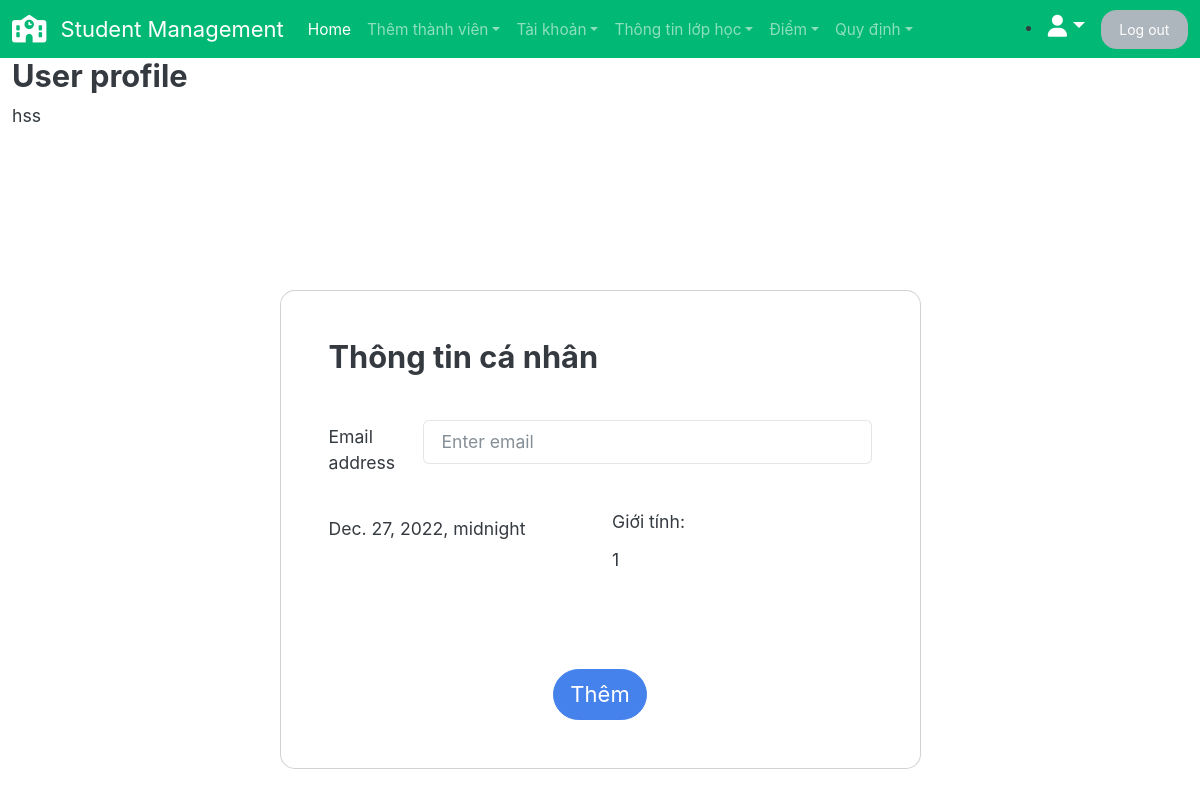
The app's page /profile (signed in), older data.
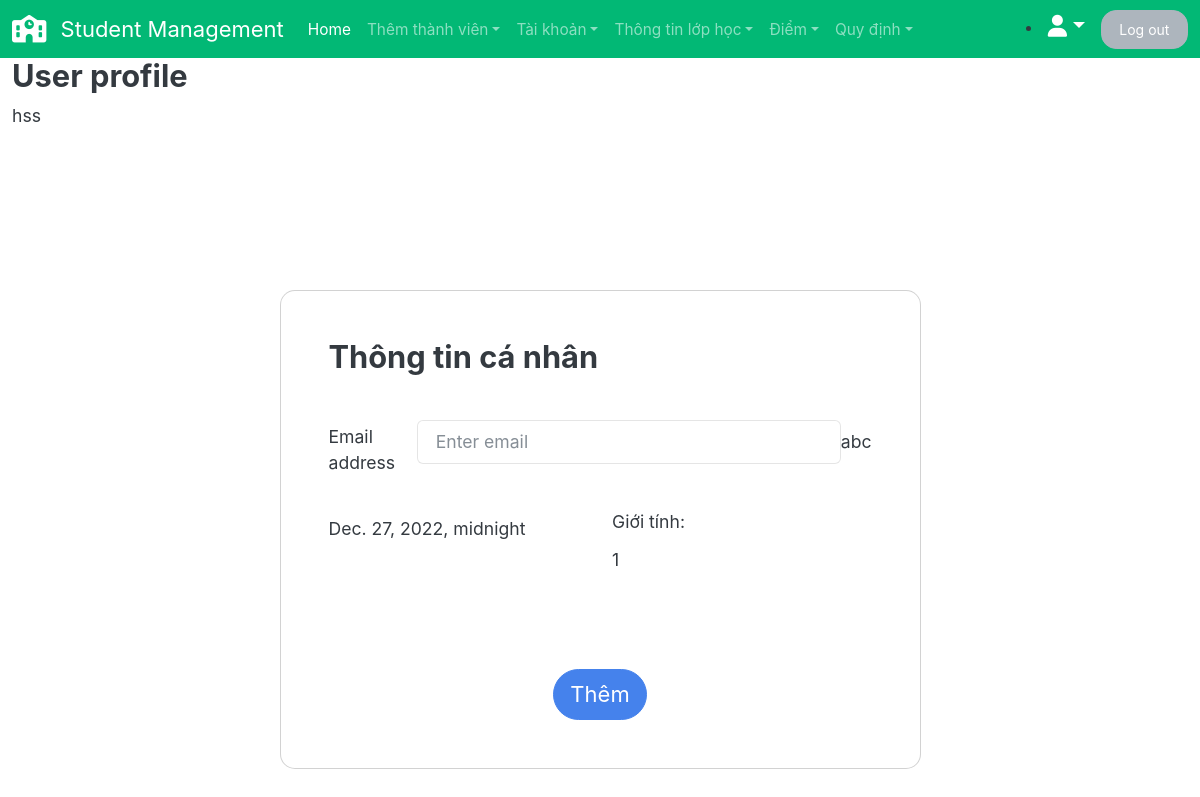
The same page, newer data.
### studentManager/models.py (models this page shows, shortened)
class CustomUser(AbstractUser):
    USER_TYPE = (('1', "Admin"), ('2', "Teacher"), ('3', "Student"))
    SEX_CATELOGY = [("1", "Nam"), ("0", "Nữ")]
    now = date.today
    username = models.CharField(max_length=200, unique=True)
    role = models.CharField(default='1', choices=USER_TYPE, max_length=1)
    is_active = models.BooleanField(default=True)
    is_staff = models.BooleanField(default=False)
    is_superuser = models.BooleanField(default=False)
    name = models.CharField(default='', max_length=200)
    dateOfBirth = models.DateField(default=now)
    sex = models.CharField(default='1', choices=SEX_CATELOGY,max_length=1)
    phone = models.CharField(default='', max_length=20, blank=True)
    email = models.EmailField(default='', blank=True)
    address = models.TextField(default='', blank=True)
    USERNAME_FIELD = "username"
    REQUIRED_FIELDS = []
    objects = CustomUserManager()

### studentManager/views.py (the view)
# urls.py: path('profile', views.userProfile, name = 'userProfile'),
def userProfile(request):
    context = {}
    return render(request, 'studentManager/userProfile.html', context)

### studentManager/templates/studentManager/userProfile.html (shortened to what this page needs)
{% extends 'studentManager/base.html' %}
{% block content %}
<h3>User profile</h3>
<div>{{ user.username }}</div>
<section class="vh-100 gradient-custom">
    <div class="container h-100">
        <div class="row justify-content-center align-items-center h-100 ">
            <div class="col-12 col-lg-9 col-xl-7">
                <div class="card shadow-2-strong card-registration" style="border-radius: 15px;">
                    <div class="card-body p-4 p-md-5">
                        <h3 class="mb-4 pb-2 pb-md-0 mb-md-4">Thông tin cá nhân</h3>
                            <div class="row">
                                <div class="d-flex flex-row align-items-center mb-4">
                                    <label for="exampleInputEmail1" class="form-label mt-4">Email address</label>
                                    <input type="email" class="form-control" id="exampleInputEmail1" aria-describedby="emailHelp" placeholder="Enter email">
                                    <div class="form-outline flex-fill mb-0">
                                        {{user.name}}
                                    </div>
                                </div>
                            </div>
                            <div class="row">
                                <div class="col-md-6 mb-4 d-flex align-items-center">
                                    <div class="d-flex flex-row align-items-center mb-4">
                                        <div class="form-outline flex-fill mb-0">
                                            {{user.dateOfBirth}}
                                        </div>
                                    </div>
                                </div>
                                <div class="col-md-6 mb-4">
                                    <div class="mb-2 pb-1">Giới tính: </div>
                                    {{user.sex}}
                                </div>
                            </div>
                            <div class="row">
                                <div class="mb-4 pb-2">
                                </div>
                                <div class="mb-4 pb-2">
                                </div>
                            </div>
                            <div class="d-flex justify-content-center align-items-center pt-2">
                                <input class="btn btn-primary btn-lg" type="submit" value="Thêm" />
                            </div>
                    </div>
                </div>
            </div>
        </div>
    </div>
</section>
{% endblock content %}

Row changes from the older to the newer data that the page shows:
changed CustomUser "hss": name (not shown) → "abc"
